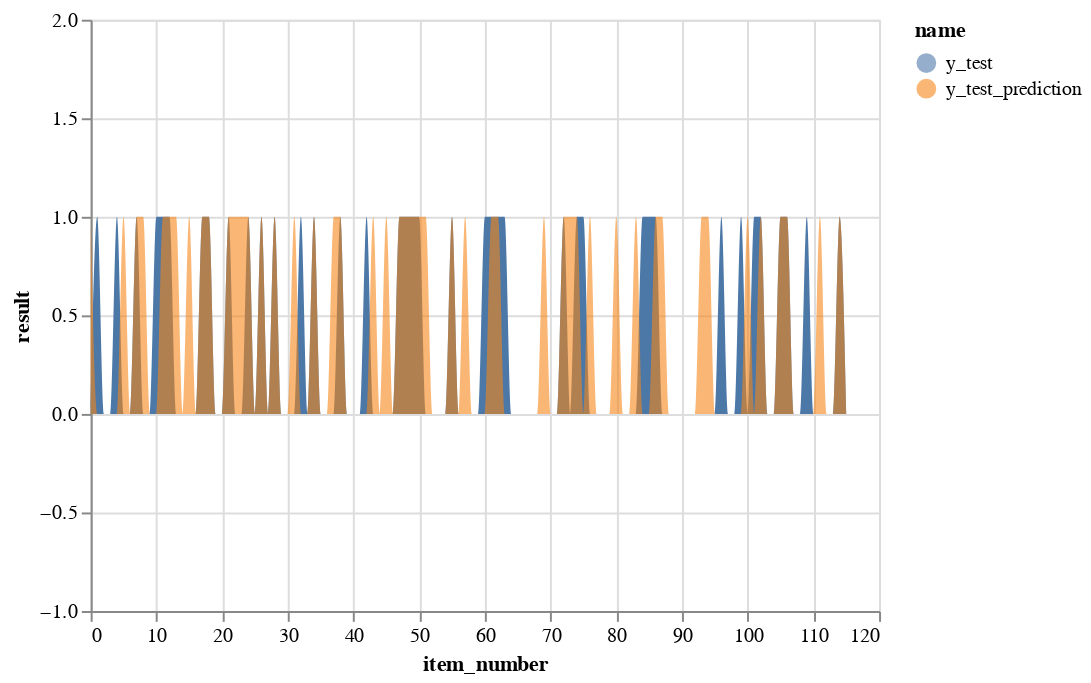

Notebook code for this chart:
### Code cell
dataResult1 = pd.DataFrame({
    'result':y_test, 
    'name': "y_test",
    'item_number': [i for i,x in enumerate(y_test)]
    })


dataResult2 = pd.DataFrame({
    'result':[x[0] for x in y_test_prediction],
    'name': "y_test_prediction",
    'item_number': [i for i,x in enumerate(y_test)]
    })

chart1 = alt.Chart(dataResult1).mark_area(
    interpolate='monotone'
).encode(
    x = alt.X('item_number'),
    y = alt.Y('result', scale=alt.Scale(domain=[-1, 2])),
    color='name'
)

chart2 = alt.Chart(dataResult2).mark_area(
    interpolate='monotone'
).encode(
    x = alt.X('item_number'),
    y = alt.Y('result', scale=alt.Scale(domain=[-1, 2])),
    opacity=alt.value(0.6),
    color='name'
)

chart1 + chart2

### Figure 1 — Vega-Lite specification as saved in the notebook (floating-point values rounded to 4 significant figures)
{"config": {"view": {"continuousWidth": 400, "continuousHeight": 300}}, "layer": [{"data": {"name": "data-eade6890babfced5f1fbdcd05222430e"}, "mark": {"type": "area", "interpolate": "monotone"}, "encoding": {"color": {"field": "name", "type": "nominal"}, "x": {"field": "item_number", "type": "quantitative"}, "y": {"field": "result", "scale": {"domain": [-1, 2]}, "type": "quantitative"}}}, {"data": {"name": "data-b75a1963ae843eea7bdbe32837e32851"}, "mark": {"type": "area", "interpolate": "monotone"}, "encoding": {"color": {"field": "name", "type": "nominal"}, "opacity": {"value": 0.6}, "x": {"field": "item_number", "type": "quantitative"}, "y": {"field": "result", "scale": {"domain": [-1, 2]}, "type": "quantitative"}}}], "$schema": "https://vega.github.io/schema/vega-lite/v4.17.0.json", "datasets": {"data-eade6890babfced5f1fbdcd05222430e": [{"result": 0.0, "name": "y_test", "item_number": 0}, {"result": 1.0, "name": "y_test", "item_number": 1}, {"result": 0.0, "name": "y_test", "item_number": 2}, {"result": 0.0, "name": "y_test", "item_number": 3}, {"result": 1.0, "name": "y_test", "item_number": 4}, {"result": 0.0, "name": "y_test", "item_number": 5}, {"result": 0.0, "name": "y_test", "item_number": 6}, {"result": 1.0, "name": "y_test", "item_number": 7}, {"result": 0.0, "name": "y_test", "item_number": 8}, {"result": 0.0, "name": "y_test", "item_number": 9}, {"result": 1.0, "name": "y_test", "item_number": 10}, {"result": 1.0, "name": "y_test", "item_number": 11}, {"result": 1.0, "name": "y_test", "item_number": 12}, {"result": 0.0, "name": "y_test", "item_number": 13}, {"result": 0.0, "name": "y_test", "item_number": 14}, {"result": 0.0, "name": "y_test", "item_number": 15}, {"result": 0.0, "name": "y_test", "item_number": 16}, {"result": 1.0, "name": "y_test", "item_number": 17}, {"result": 1.0, "name": "y_test", "item_number": 18}, {"result": 0.0, "name": "y_test", "item_number": 19}, {"result": 0.0, "name": "y_test", "item_number": 20}, {"result": 1.0, "name": "y_test", "item_number": 21}, {"result": 0.0, "name": "y_test", "item_number": 22}, {"result": 0.0, "name": "y_test", "item_number": 23}, {"result": 1.0, "name": "y_test", "item_number": 24}, {"result": 0.0, "name": "y_test", "item_number": 25}, {"result": 1.0, "name": "y_test", "item_number": 26}, {"result": 0.0, "name": "y_test", "item_number": 27}, {"result": 1.0, "name": "y_test", "item_number": 28}, {"result": 0.0, "name": "y_test", "item_number": 29}, {"result": 0.0, "name": "y_test", "item_number": 30}, {"result": 0.0, "name": "y_test", "item_number": 31}, {"result": 1.0, "name": "y_test", "item_number": 32}, {"result": 0.0, "name": "y_test", "item_number": 33}, {"result": 1.0, "name": "y_test", "item_number": 34}, {"result": 0.0, "name": "y_test", "item_number": 35}, {"result": 0.0, "name": "y_test", "item_number": 36}, {"result": 0.0, "name": "y_test", "item_number": 37}, {"result": 1.0, "name": "y_test", "item_number": 38}, {"result": 0.0, "name": "y_test", "item_number": 39}, {"result": 0.0, "name": "y_test", "item_number": 40}, {"result": 0.0, "name": "y_test", "item_number": 41}, {"result": 1.0, "name": "y_test", "item_number": 42}, {"result": 0.0, "name": "y_test", "item_number": 43}, {"result": 0.0, "name": "y_test", "item_number": 44}, {"result": 0.0, "name": "y_test", "item_number": 45}, {"result": 0.0, "name": "y_test", "item_number": 46}, {"result": 1.0, "name": "y_test", "item_number": 47}, {"result": 1.0, "name": "y_test", "item_number": 48}, {"result": 1.0, "name": "y_test", "item_number": 49}, {"result": 1.0, "name": "y_test", "item_number": 50}, {"result": 0.0, "name": "y_test", "item_number": 51}, {"result": 0.0, "name": "y_test", "item_number": 52}, {"result": 0.0, "name": "y_test", "item_number": 53}, {"result": 0.0, "name": "y_test", "item_number": 54}, {"result": 1.0, "name": "y_test", "item_number": 55}, {"result": 0.0, "name": "y_test", "item_number": 56}, {"result": 0.0, "name": "y_test", "item_number": 57}, {"result": 0.0, "name": "y_test", "item_number": 58}, {"result": 0.0, "name": "y_test", "item_number": 59}, {"result": 1.0, "name": "y_test", "item_number": 60}, {"result": 1.0, "name": "y_test", "item_number": 61}, {"result": 1.0, "name": "y_test", "item_number": 62}, {"result": 1.0, "name": "y_test", "item_number": 63}, {"result": 0.0, "name": "y_test", "item_number": 64}, {"result": 0.0, "name": "y_test", "item_number": 65}, {"result": 0.0, "name": "y_test", "item_number": 66}, {"result": 0.0, "name": "y_test", "item_number": 67}, {"result": 0.0, "name": "y_test", "item_number": 68}, {"result": 0.0, "name": "y_test", "item_number": 69}, {"result": 0.0, "name": "y_test", "item_number": 70}, {"result": 0.0, "name": "y_test", "item_number": 71}, {"result": 1.0, "name": "y_test", "item_number": 72}, {"result": 0.0, "name": "y_test", "item_number": 73}, {"result": 1.0, "name": "y_test", "item_number": 74}, {"result": 1.0, "name": "y_test", "item_number": 75}, {"result": 0.0, "name": "y_test", "item_number": 76}, {"result": 0.0, "name": "y_test", "item_number": 77}, {"result": 0.0, "name": "y_test", "item_number": 78}, {"result": 0.0, "name": "y_test", "item_number": 79}, {"result": 0.0, "name": "y_test", "item_number": 80}, {"result": 0.0, "name": "y_test", "item_number": 81}, {"result": 0.0, "name": "y_test", "item_number": 82}, {"result": 0.0, "name": "y_test", "item_number": 83}, {"result": 1.0, "name": "y_test", "item_number": 84}, {"result": 1.0, "name": "y_test", "item_number": 85}, {"result": 1.0, "name": "y_test", "item_number": 86}, {"result": 0.0, "name": "y_test", "item_number": 87}, {"result": 0.0, "name": "y_test", "item_number": 88}, {"result": 0.0, "name": "y_test", "item_number": 89}, {"result": 0.0, "name": "y_test", "item_number": 90}, {"result": 0.0, "name": "y_test", "item_number": 91}, {"result": 0.0, "name": "y_test", "item_number": 92}, {"result": 0.0, "name": "y_test", "item_number": 93}, {"result": 0.0, "name": "y_test", "item_number": 94}, {"result": 0.0, "name": "y_test", "item_number": 95}, {"result": 1.0, "name": "y_test", "item_number": 96}, {"result": 0.0, "name": "y_test", "item_number": 97}, {"result": 0.0, "name": "y_test", "item_number": 98}, {"result": 1.0, "name": "y_test", "item_number": 99}, {"result": 0.0, "name": "y_test", "item_number": 100}, {"result": 1.0, "name": "y_test", "item_number": 101}, {"result": 1.0, "name": "y_test", "item_number": 102}, {"result": 0.0, "name": "y_test", "item_number": 103}, {"result": 0.0, "name": "y_test", "item_number": 104}, {"result": 1.0, "name": "y_test", "item_number": 105}, {"result": 1.0, "name": "y_test", "item_number": 106}, {"result": 0.0, "name": "y_test", "item_number": 107}, {"result": 0.0, "name": "y_test", "item_number": 108}, {"result": 1.0, "name": "y_test", "item_number": 109}, {"result": 0.0, "name": "y_test", "item_number": 110}, {"result": 0.0, "name": "y_test", "item_number": 111}, {"result": 0.0, "name": "y_test", "item_number": 112}, {"result": 0.0, "name": "y_test", "item_number": 113}, {"result": 1.0, "name": "y_test", "item_number": 114}, {"result": 0.0, "name": "y_test", "item_number": 115}], "data-b75a1963ae843eea7bdbe32837e32851": [{"result": 1.0, "name": "y_test_prediction", "item_number": 0}, {"result": 0.0, "name": "y_test_prediction", "item_number": 1}, {"result": 0.0, "name": "y_test_prediction", "item_number": 2}, {"result": 0.0, "name": "y_test_prediction", "item_number": 3}, {"result": 0.0, "name": "y_test_prediction", "item_number": 4}, {"result": 1.0, "name": "y_test_prediction", "item_number": 5}, {"result": 0.0, "name": "y_test_prediction", "item_number": 6}, {"result": 1.0, "name": "y_test_prediction", "item_number": 7}, {"result": 1.0, "name": "y_test_prediction", "item_number": 8}, {"result": 0.0, "name": "y_test_prediction", "item_number": 9}, {"result": 0.0, "name": "y_test_prediction", "item_number": 10}, {"result": 1.0, "name": "y_test_prediction", "item_number": 11}, {"result": 1.0, "name": "y_test_prediction", "item_number": 12}, {"result": 1.0, "name": "y_test_prediction", "item_number": 13}, {"result": 0.0, "name": "y_test_prediction", "item_number": 14}, {"result": 1.0, "name": "y_test_prediction", "item_number": 15}, {"result": 0.0, "name": "y_test_prediction", "item_number": 16}, {"result": 1.0, "name": "y_test_prediction", "item_number": 17}, {"result": 1.0, "name": "y_test_prediction", "item_number": 18}, {"result": 0.0, "name": "y_test_prediction", "item_number": 19}, {"result": 0.0, "name": "y_test_prediction", "item_number": 20}, {"result": 1.0, "name": "y_test_prediction", "item_number": 21}, {"result": 1.0, "name": "y_test_prediction", "item_number": 22}, {"result": 1.0, "name": "y_test_prediction", "item_number": 23}, {"result": 1.0, "name": "y_test_prediction", "item_number": 24}, {"result": 0.0, "name": "y_test_prediction", "item_number": 25}, {"result": 1.0, "name": "y_test_prediction", "item_number": 26}, {"result": 0.0, "name": "y_test_prediction", "item_number": 27}, {"result": 1.0, "name": "y_test_prediction", "item_number": 28}, {"result": 0.0, "name": "y_test_prediction", "item_number": 29}, {"result": 0.0, "name": "y_test_prediction", "item_number": 30}, {"result": 1.0, "name": "y_test_prediction", "item_number": 31}, {"result": 0.0, "name": "y_test_prediction", "item_number": 32}, {"result": 0.0, "name": "y_test_prediction", "item_number": 33}, {"result": 1.0, "name": "y_test_prediction", "item_number": 34}, {"result": 0.0, "name": "y_test_prediction", "item_number": 35}, {"result": 0.0, "name": "y_test_prediction", "item_number": 36}, {"result": 1.0, "name": "y_test_prediction", "item_number": 37}, {"result": 1.0, "name": "y_test_prediction", "item_number": 38}, {"result": 0.0, "name": "y_test_prediction", "item_number": 39}, {"result": 0.0, "name": "y_test_prediction", "item_number": 40}, {"result": 0.0, "name": "y_test_prediction", "item_number": 41}, {"result": 0.0, "name": "y_test_prediction", "item_number": 42}, {"result": 1.0, "name": "y_test_prediction", "item_number": 43}, {"result": 0.0, "name": "y_test_prediction", "item_number": 44}, {"result": 1.0, "name": "y_test_prediction", "item_number": 45}, {"result": 0.0, "name": "y_test_prediction", "item_number": 46}, {"result": 1.0, "name": "y_test_prediction", "item_number": 47}, {"result": 1.0, "name": "y_test_prediction", "item_number": 48}, {"result": 1.0, "name": "y_test_prediction", "item_number": 49}, {"result": 1.0, "name": "y_test_prediction", "item_number": 50}, {"result": 1.0, "name": "y_test_prediction", "item_number": 51}, {"result": 0.0, "name": "y_test_prediction", "item_number": 52}, {"result": 0.0, "name": "y_test_prediction", "item_number": 53}, {"result": 0.0, "name": "y_test_prediction", "item_number": 54}, {"result": 1.0, "name": "y_test_prediction", "item_number": 55}, {"result": 0.0, "name": "y_test_prediction", "item_number": 56}, {"result": 1.0, "name": "y_test_prediction", "item_number": 57}, {"result": 0.0, "name": "y_test_prediction", "item_number": 58}, {"result": 0.0, "name": "y_test_prediction", "item_number": 59}, {"result": 0.0, "name": "y_test_prediction", "item_number": 60}, {"result": 1.0, "name": "y_test_prediction", "item_number": 61}, {"result": 1.0, "name": "y_test_prediction", "item_number": 62}, {"result": 0.0, "name": "y_test_prediction", "item_number": 63}, {"result": 0.0, "name": "y_test_prediction", "item_number": 64}, {"result": 0.0, "name": "y_test_prediction", "item_number": 65}, {"result": 0.0, "name": "y_test_prediction", "item_number": 66}, {"result": 0.0, "name": "y_test_prediction", "item_number": 67}, {"result": 0.0, "name": "y_test_prediction", "item_number": 68}, {"result": 1.0, "name": "y_test_prediction", "item_number": 69}, {"result": 0.0, "name": "y_test_prediction", "item_number": 70}, {"result": 0.0, "name": "y_test_prediction", "item_number": 71}, {"result": 1.0, "name": "y_test_prediction", "item_number": 72}, {"result": 1.0, "name": "y_test_prediction", "item_number": 73}, {"result": 1.0, "name": "y_test_prediction", "item_number": 74}, {"result": 0.0, "name": "y_test_prediction", "item_number": 75}, {"result": 1.0, "name": "y_test_prediction", "item_number": 76}, {"result": 0.0, "name": "y_test_prediction", "item_number": 77}, {"result": 0.0, "name": "y_test_prediction", "item_number": 78}, {"result": 0.0, "name": "y_test_prediction", "item_number": 79}, {"result": 1.0, "name": "y_test_prediction", "item_number": 80}, {"result": 0.0, "name": "y_test_prediction", "item_number": 81}, {"result": 0.0, "name": "y_test_prediction", "item_number": 82}, {"result": 1.0, "name": "y_test_prediction", "item_number": 83}, {"result": 0.0, "name": "y_test_prediction", "item_number": 84}, {"result": 0.0, "name": "y_test_prediction", "item_number": 85}, {"result": 1.0, "name": "y_test_prediction", "item_number": 86}, {"result": 1.0, "name": "y_test_prediction", "item_number": 87}, {"result": 0.0, "name": "y_test_prediction", "item_number": 88}, {"result": 0.0, "name": "y_test_prediction", "item_number": 89}, {"result": 0.0, "name": "y_test_prediction", "item_number": 90}, {"result": 0.0, "name": "y_test_prediction", "item_number": 91}, {"result": 0.0, "name": "y_test_prediction", "item_number": 92}, {"result": 1.0, "name": "y_test_prediction", "item_number": 93}, {"result": 1.0, "name": "y_test_prediction", "item_number": 94}, {"result": 0.0, "name": "y_test_prediction", "item_number": 95}, {"result": 0.0, "name": "y_test_prediction", "item_number": 96}, {"result": 0.0, "name": "y_test_prediction", "item_number": 97}, {"result": 0.0, "name": "y_test_prediction", "item_number": 98}, {"result": 0.0, "name": "y_test_prediction", "item_number": 99}, {"result": 1.0, "name": "y_test_prediction", "item_number": 100}, {"result": 0.0, "name": "y_test_prediction", "item_number": 101}, {"result": 1.0, "name": "y_test_prediction", "item_number": 102}, {"result": 0.0, "name": "y_test_prediction", "item_number": 103}, {"result": 0.0, "name": "y_test_prediction", "item_number": 104}, {"result": 1.0, "name": "y_test_prediction", "item_number": 105}, {"result": 1.0, "name": "y_test_prediction", "item_number": 106}, {"result": 0.0, "name": "y_test_prediction", "item_number": 107}, {"result": 0.0, "name": "y_test_prediction", "item_number": 108}, {"result": 0.0, "name": "y_test_prediction", "item_number": 109}, {"result": 0.0, "name": "y_test_prediction", "item_number": 110}, {"result": 1.0, "name": "y_test_prediction", "item_number": 111}, {"result": 0.0, "name": "y_test_prediction", "item_number": 112}, {"result": 0.0, "name": "y_test_prediction", "item_number": 113}, {"result": 1.0, "name": "y_test_prediction", "item_number": 114}, {"result": 0.0, "name": "y_test_prediction", "item_number": 115}]}}
